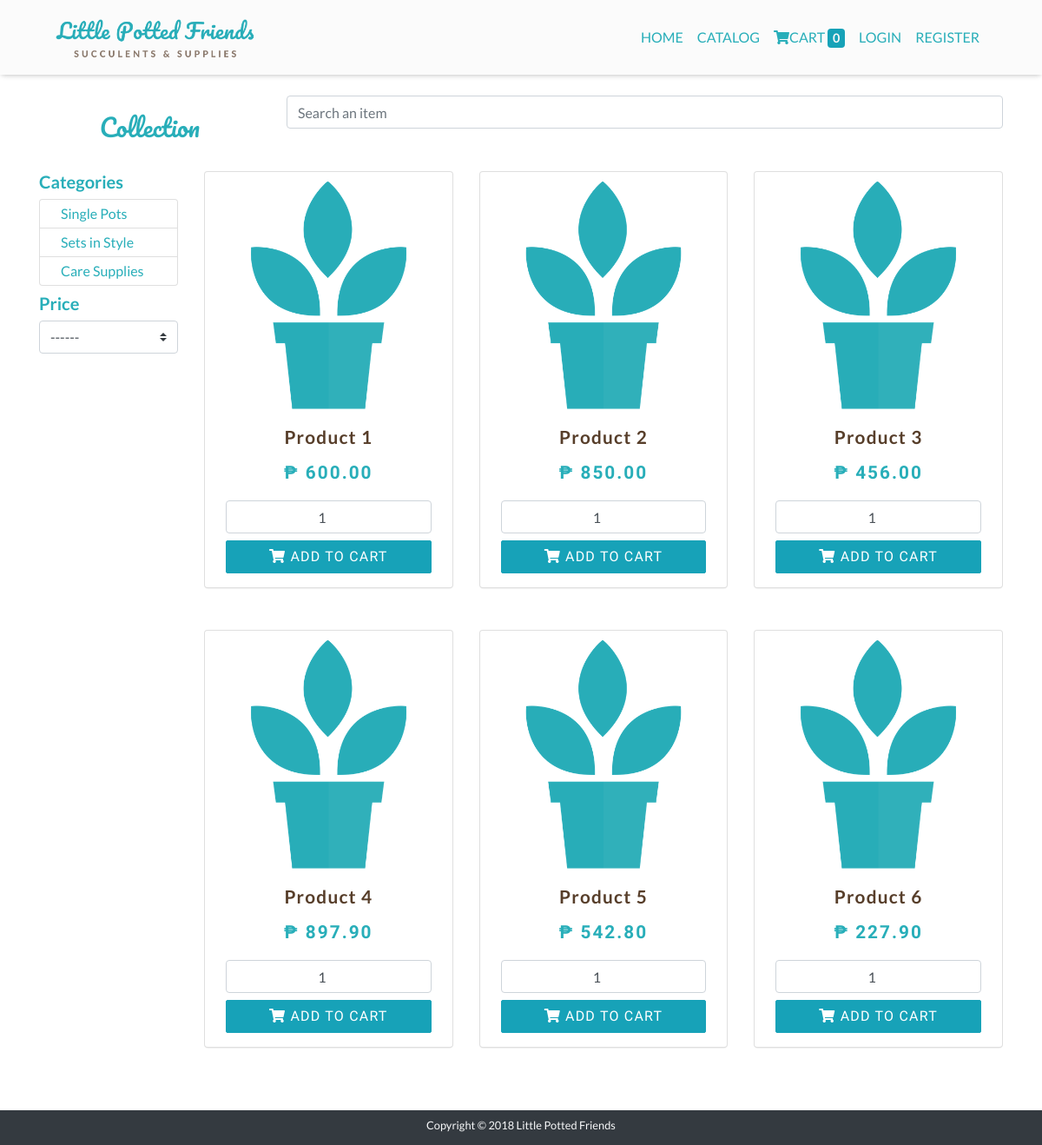
Screenshot of /app/views/catalog.php with the database file from the repository.
### tables this page shows
CREATE TABLE `tbl_categories` (
  `id` int(11) NOT NULL,
  `name` varchar(255) NOT NULL
);

CREATE TABLE `tbl_items` (
  `id` int(11) NOT NULL,
  `name` varchar(255) NOT NULL,
  `price` decimal(18,2) NOT NULL,
  `description` varchar(255) NOT NULL,
  `img_path` varchar(255) NOT NULL,
  `category_id` int(11) DEFAULT NULL
);

### app/controllers/show_catalog.php (the view)
<?php
	require_once 'connect.php';
	$data = "";
	$sql = "SELECT * FROM tbl_items";
	$result = mysqli_query($conn, $sql);
	while($row = mysqli_fetch_assoc($result)){
		$data .= "
            <div class='col-lg-4 col-md-6 mb-5'>
              <div class='card h-100 p-1'>
              <img src='$row[img_path]' class='productImage mb-2'>
                <div class='card-body text-center  m-0 p-1'>
                    <button type='button' class='btn btn-link p-0' data-toggle='modal' data-target='#displayProductInfoModal' onclick='displayProductInfo($row[id])'><h5 class='card-title productName'>$row[name]</h5></button>
                    <p class='my-0 productPrice'>&#8369 $row[price]</p>
                  </div>
                <div class='card-footer'>
                    <span id='error_quantity$row[id]'></span>
                    <input type='number' class='form-control mb-2 alignQuantity' min='1' value='1' id='quantity$row[id]' oninput='this.value = Math.abs(this.value)' onfocus='clearErrorMsgOnQuantity($row[id])'>
                    <button class='btn btn-block btn-info' id='addToCart' data-id='$row[id]' onclick='newAddToCart($row[id])'><i class='fas fa-shopping-cart'></i>  ADD TO CART</button>
                </div>
              </div>
            </div>";
    }
    echo $data;
?>

### app/partials/header.php (shortened to what this page needs)
<!DOCTYPE HTML>
<html lang="en">
  <head>
    <link rel="stylesheet" type="text/css" href="https://cdn.datatables.net/1.10.19/css/jquery.dataTables.min.css"/>
    <link rel="stylesheet" href="https://stackpath.bootstrapcdn.com/bootstrap/4.1.3/css/bootstrap.min.css">
    <link href="//cdnjs.cloudflare.com/ajax/libs/jquery-form-validator/2.3.26/theme-default.min.css" rel="stylesheet" type="text/css" />
    <link rel="stylesheet" href="https://use.fontawesome.com/releases/v5.5.0/css/all.css">
    <link rel="stylesheet" type="text/css" href="../assets/css/style.css">
  </head>
  <body>
    <nav class="navbar navbar-expand-lg navbar-light mb-4 sticky-top">
      <a class="navbar-brand px-5" href="index.php" id="storeName"><img src="../assets/images/company-name.png" id="companyLogo"></a>
      <div class="collapse navbar-collapse px-5" id="navbarSupportedContent">
        <ul class="navbar-nav ml-auto">
          <li class="nav-item">
            <a class="nav-link" href="index.php" id="nav-home">HOME <span class="sr-only">(current)</span></a>
          </li>
        <?php
          if(!isset($_SESSION['email']) || ($_SESSION['access'] != "ADMIN")) {
            echo "<li class='nav-item'>
              <a class='nav-link' href='catalog.php' id='nav-catalog'>CATALOG <span class='sr-only'>(current)</span></a>
              </li>";
          }
        ?>
        <?php
           if ((!isset($_SESSION['email'])) || ($_SESSION['access'] != "ADMIN")) {
            if (isset($_SESSION["item_count"])) {
              echo "<li class='nav-item'>
                      <a class='nav-link' href='cart.php' id='nav-cart'>
                        <i class='fas fa-shopping-cart'></i>CART <span class='badge badge-info itemCount'>". $_SESSION['item_count'] ."</span>
                        <span class='sr-only'>(current)</span>
                      </a>
                    </li>";
            } else {
              echo "<li class='nav-item'>
                      <a class='nav-link' href='cart.php' id='nav-cart'>
                        <i class='fas fa-shopping-cart'></i>CART <span class='badge badge-info itemCount'>0</span>
                        <span class='sr-only'>(current)</span>
                      </a>
                    </li>";
            }
          }
        ?>
          <li class="nav-item">
           <?php
              if(isset($_SESSION['email'])){
                if ($_SESSION['access'] === "ADMIN") {
                  echo "<li class='nav-item dropdown'>
                        <a class='nav-link dropdown-toggle' href='#' id='navbarDropdown' role='button' data-toggle='dropdown' aria-haspopup='true' aria-expanded='false'>Hello, ".STRTOUPPER($_SESSION['firstname'])."<span class='sr-only'>(current)</span></a>
                        <div class='dropdown-menu' aria-labelledby='navbarDropdown'>
                          <a class='dropdown-item' href='profile.php'><i class='far fa-user'></i>   Profile </a>
                          <a class='dropdown-item' href='manageUsers.php'><i class='fas fa-list-ul'></i>   Manage Users</a>
                          <a class='dropdown-item' href='manageProducts.php'><i class='fas fa-list-ul'></i>   Manage Products</a>
                          <a class='dropdown-item' href='orderHistory.php'><i class='fas fa-list-ul'></i>   Order History</a>
                          <div class='dropdown-divider'></div>
                          <a class='dropdown-item' href='../controllers/process_logout.php'><i class='fas fa-sign-out-alt'></i>   LOGOUT</a>
                        </div>
                      </li>
                        ";
                } else {
                  echo "<li class='nav-item dropdown'>
                        <a class='nav-link dropdown-toggle' href='#' id='navbarDropdown' role='button' data-toggle='dropdown' aria-haspopup='true' aria-expanded='false'>Hello, ".STRTOUPPER($_SESSION['firstname'])."<span class='sr-only'>(current)</span></a>
                        <div class='dropdown-menu' aria-labelledby='navbarDropdown'>
                          <a class='dropdown-item' href='profile.php'><i class='far fa-user'></i>   Your Profile</a>
                          <a class='dropdown-item' href='orders.php'><i class='fas fa-list-ul'></i>   Your Orders</a>
                          <div class='dropdown-divider'></div>
                          <a class='dropdown-item' href='../controllers/process_logout.php'><i class='fas fa-sign-out-alt'></i>   LOGOUT</a>
                        </div>
                      </li>
                        ";
                }
              } else {
                echo "<a class='nav-link' href='login.php'>LOGIN <span class='sr-only'>(current)</span></a>
                      </li>
                      <li class='nav-item'>
                        <a class='nav-link' href='register.php' id='nav-register'>REGISTER <span class='sr-only'>(current)</span></a>
                      </li>
                      ";
              }
            ?>
         </ul>
      </div>
    </nav>

### app/views/catalog.php (shortened to what this page needs)
<?php require_once '../partials/header.php'; ?>
<div class="container">
	<div class="row mt-2">
		<div class="col-lg-3 text-center">
			<h3 id="catalog-category-selected">Collection</h3>
		</div>
		<div class="col-lg-9">
			<div class="input-group mb-3">
			  <input type="text" class="form-control" placeholder="Search an item" aria-label="Search an item" aria-describedby="button-addon2" id="searchAnItem">
			</div>
		</div>
	</div>
	<div class="row mt-1">
		<div class="col-lg-12">
		</div>
	</div>
	<div class="row mt-2">
		<div class="col-lg-2 mb-4">
			<h5>Categories</h5>
			<div class="list-group mb-2">
		      		<ul class="list-group favicon-list-style">
		      			<?php include "../controllers/show_categories.php"; ?>
		      		</ul>
			</div>
			<h5>Price</h5>
				<select class="custom-select" id="price">
					<option selected="" value=""> ------ </option>
				</select>
		</div>
		<div class="col-lg-10 mx-0">
			<div class="row" id="products">
				<?php include '../controllers/show_catalog.php'; ?>
			</div>
		</div>
	</div>
</div>
<?php require '../partials/footer.php'; ?>

### app/controllers/show_categories.php
<?php
	require_once "connect.php";
	$sql = "SELECT * FROM tbl_categories";
	$result = mysqli_query($conn, $sql);
	if (mysqli_num_rows($result) > 0) {
		while ($row = mysqli_fetch_assoc($result)) {
			echo "
			<li class='list-group-item p-0'>
				<a class='dropdown-item' onclick='showCategories($row[id])'>$row[name]</a>
			</li>";
		}
	}
?>

### app/partials/footer.php (shortened to what this page needs)
    <footer id="footer" class="bg-dark mt-4">
        <p class="text-center text-light mb-0 p-1"><small>Copyright &copy; 2018 Little Potted Friends</small></p>
    </footer>
  </body>
</html>

### app/assets/css/style.css (style rules this page uses)
* { box-sizing: border-box; margin: 0; padding: 0; font-family: 'Lato', sans-serif; }
.container { min-height: 80vh; }
h1, h2, h3 { font-family: 'Pacifico', cursive; padding-top: 20px; padding-bottom: 12px; color: #28aeb9; }
h5, h6 { font-family: 'Lato', sans-serif; color: #28aeb9; font-weight: 600; }
.btn { border-radius: 2px; color: #fff; font-family: 'Yanone Kaffeesatz', sans-serif; font-weight: 500; font-size: 1rem; letter-spacing: 1.2px; }
nav { box-shadow: 0 2px 6px -2px rgba(0,0,0,.3); background-color: #fbfbfb; border-bottom: rgb(0,0,0); }
.dropdown-item { color: #28aeb9 !important; }
#storeName { padding: 0; }
#companyLogo { height: 70px; width: auto; padding: 0; }
.itemCount { color: #F7F7F7 !important; font-size: 0.9rem; }
.nav-link:link { color: #28aeb9 !important; }
ul.favicon-list-style { display: inline; }
#catalog-category-selected { font-family: 'Pacifico', cursive; font-size: 1.75rem; }
.productImageInModal, .productImage { width: 100%; height: auto; padding: 5px; border-radius: 2px; }
.alignQuantity { text-align: center; }
.productName { font-size: 1.3rem; color: #573e2a; font-weight: 700; font-family: 'Lato', sans-serif; }
.productPrice { font-size: 1.3rem; color: #28aeb9; font-weight: 600; font-family: 'Yanone Kaffeesatz', sans-serif; letter-spacing: 2px; }
.card { box-shadow: 0 2px 2px -2px rgba(0,0,0,.2); }
.card-footer { background-color: #fff; border: 0px; }
#footer { position: relative; bottom: 0; height: 40px; }

### rows the page displays
tbl_categories: name "Single Pots"
tbl_categories: name "Sets in Style"
tbl_categories: name "Care Supplies"
tbl_items: img_path (picture), name "Product 1", price "600.00", id "1"
tbl_items: img_path (picture), name "Product 2", price "850.00"
tbl_items: img_path (picture), name "Product 3", price "456.00"
tbl_items: img_path (picture), name "Product 4", price "897.90"
tbl_items: img_path (picture), name "Product 5", price "542.80"
tbl_items: img_path (picture), name "Product 6", price "227.90"
